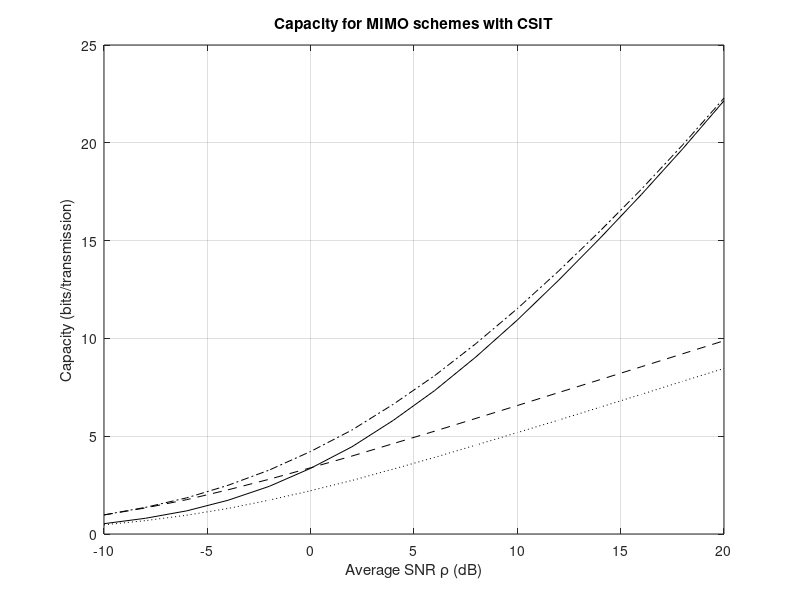

MATLAB code to generate this figure: (Note: a time limit stopped this script after it produced the figure.)
% Figure 3.19 and 3.20: Capacity of different beamforming techniques
% Elisabeth de Carvalho, April 2012


clear all

% number of channel realizations. This number needs to be increased when
% estimating a small probability
It = 10000;

% Number of transmit and receive antennas
M=4;

% SNR range in dB
SNRdBvalues = [-10:2:20];


% Transmit power
P=1;


SNRidx = 0;
for SNRdB=SNRdBvalues
    SNRdB
    SNRidx = SNRidx + 1;
    SNR=10^(SNRdB/10);

    
    for kk=1:It
        
        
        % generate channel realization
        H     = ( randn(M)  + j*randn(M)   ) / sqrt(2);
        Hsimo = ( randn(M,1)+ j*randn(M,1) ) / sqrt(2);
        
        % SVD of channel matrix H
        % singular values if the diagonal of S are in descending order 
        [U S V] = svd(H);
        
        
        %%%%%%%%%%%%%%%%%%%%%%%%%%%%%%%%%%%%%%%%%%%%%%%%%%%%%%%%%%%%%%%%
        %% Capacity for SIMO/MISO
        Csimo(kk) = real(log2(det(1 + Hsimo'*Hsimo*SNR)));
        
        
        %%%%%%%%%%%%%%%%%%%%%%%%%%%%%%%%%%%%%%%%%%%%%%%%%%%%%%%%%%%%%%%%
        %% Capacity for max Eigenmode transmission
        Cmax(kk)  = real(log2(det(1 + S(1,1)^2*SNR)));
        
        
        %%%%%%%%%%%%%%%%%%%%%%%%%%%%%%%%%%%%%%%%%%%%%%%%%%%%%%%%%%%%%%%%
        %% Capacity for Eigenmode tranmission, uniform power distribution
        CeigU1(kk) = log2( 1 + SNR/4*S(1,1)^2 );    % stream 1
        CeigU2(kk) = log2( 1 + SNR/4*S(2,2)^2 );    % stream 2
        CeigU3(kk) = log2( 1 + SNR/4*S(3,3)^2 );    % stream 3
        CeigU4(kk) = log2( 1 + SNR/4*S(4,4)^2 );    % stream 4        
        CeigAll(kk)  = real(log2(det(eye(M) + SNR/M*H*H' )));      % sum over the 4 streams
        
        
        %%%%%%%%%%%%%%%%%%%%%%%%%%%%%%%%%%%%%%%%%%%%%%%%%%%%%%%%%%%%%%%% 
        %% Capacity for Eigenmode tranmission, waterfilling power distribution

        %% Waterfilling power allocation for 4 streams
        % Gamma: vector with values of gamma_i, i=1,2,3,4
        Gamma = 1./diag(S).^2/SNR;
        
        % Cut off value assuming all the streams are allocated with power
        gamma0 = (1 + sum(Gamma))/4;
        
        % vector serving to verify if 1/gamma0 is larger than gamma_i
        D = gamma0*ones(4,1) - Gamma ;
        
        % begin by verifying if 1/gamma0 is larger than gamma_i for the
        % waekest stream. If not, no power is allocated.
        if D(4) < 0             % test if power should be allocated to stream 4
            P4      = 0;                                    % no power to stream 4
            gamma0  = (1 + sum(Gamma(1:3)))/3;              % new cut-off value when 3 streams have power
            D       = gamma0*ones(3,1) - Gamma(1:3) ;       % new vector serving to verify if 1/gamma0 is larger than gamma_i
            
            if D(3) < 0         % test if power should be allocated to stream 3
                P3      = 0;                                % no power to stream 3
                gamma0  = (1 + sum(Gamma(1:2)))/2;          % new cut-off value when 2 streams have power
                D       = gamma0*ones(2,1) - Gamma(1:2) ;   % new vector serving to verify if 1/gamma0 is larger than gamma_i
                
                if D(2)<0      % test if power should be allocated to stream 2
                    
                    % power allocated to 1 stream
                    P2 = 0;                         % no power to stream 3
                    P1 = P;                         % all power allocated to stream 1 
                    
                else
                    
                    % power allocated to 2 streams
                    P1 = (gamma0 - Gamma(1));       % power allocated to stream 1
                    P2 = (gamma0 - Gamma(2));       % power allocated to stream 2
                    
                end
                
            else
                
                % power allocated to 3 streams
                P1 = (gamma0 - Gamma(1));      % power allocated to stream 1
                P2 = (gamma0 - Gamma(2));      % power allocated to stream 2
                P3 = (gamma0 - Gamma(3));      % power allocated to stream 3
                
            end
            
        else
            
            % power allocated to 4 streams
            P1 = ( gamma0 - Gamma(1) );     % power allocated to stream 1
            P2 = ( gamma0 - Gamma(2) );     % power allocated to stream 2
            P3 = ( gamma0 - Gamma(3) );     % power allocated to stream 3
            P4 = ( gamma0 - Gamma(4) );     % power allocated to stream 4
            
        end
        
        CeigW1(kk) = log2(1 + P1*SNR*S(1,1)^2);      % capacity, stream 1
        CeigW2(kk) = log2(1 + P2*SNR*S(2,2)^2);      % capacity, stream 2
        CeigW3(kk) = log2(1 + P3*SNR*S(3,3)^2);      % capacity, stream 3
        CeigW4(kk) = log2(1 + P4*SNR*S(4,4)^2);      % capacity, stream 4
        CeigW(kk) = CeigW1(kk) + CeigW2(kk) + CeigW3(kk) + CeigW4(kk);     % capacity, sum over all stream
        
    end
    
    Msimo(SNRidx) = mean(Csimo);
    Mmax(SNRidx)  = mean(Cmax);
    Meig(SNRidx)  = mean(CeigAll);    
    MeigW(SNRidx) = mean(CeigW);
    
    
    MeigU1(SNRidx) = mean(CeigU1);
    MeigU2(SNRidx) = mean(CeigU2);
    MeigU3(SNRidx) = mean(CeigU3);
    MeigU4(SNRidx) = mean(CeigU4);
    
    MeigW1(SNRidx) = mean(CeigW1);
    MeigW2(SNRidx) = mean(CeigW2);
    MeigW3(SNRidx) = mean(CeigW3);
    MeigW4(SNRidx) = mean(CeigW4);
    
end




figure(1)
plot(SNRdBvalues, Msimo,'k:')
hold on
plot(SNRdBvalues, Mmax,'k--')
hold on
plot(SNRdBvalues, Meig,'k')
plot(SNRdBvalues, MeigW,'k-.')
title('Capacity for MIMO schemes with CSIT')
xlabel('Average SNR \rho (dB)')
ylabel('Capacity (bits/transmission)')
grid
hold off

figure(2)
a=plot(SNRdBvalues, MeigW1,'k','linewidth',1.5)
hold on
plot(SNRdBvalues, MeigW2,'k','linewidth',1.5)
hold on
plot(SNRdBvalues, MeigW3,'k','linewidth',1.5)
plot(SNRdBvalues, MeigW4,'k','linewidth',1.5)
b=plot(SNRdBvalues, MeigU1,'k:','linewidth',2)
hold on
plot(SNRdBvalues, MeigU2,'k:','linewidth',2)
hold on
plot(SNRdBvalues, MeigU3,'k:','linewidth',2)
plot(SNRdBvalues, MeigU4,'k:','linewidth',2)
c=plot(SNRdBvalues, Msimo,'k-.','linewidth',1)
hold on
d=plot(SNRdBvalues, Mmax,'k--','linewidth',1)
title('Capacity for MIMO schemes with CSIT')
xlabel('Average SNR \rho (dB)')
ylabel('Capacity (bits/transmission)')
grid
title('Capacity per stream for MIMO schemes with CSIT')
xlabel('Average SNR \rho (dB)')
ylabel('Capacity (bits/transmission)')
legend([a b d c],'Eigenmode Tx with WF','Eigenmode Tx with Uniform Power',...
    'Max Eigenmode Tx', 'MISO/SIMO' )
grid
text(6,4.5,'Stream 1')
text(9,3.7,'Stream 2')
text(12,2.7,'Stream 3')
text(15,1.1,'Stream 4')
grid
hold off
